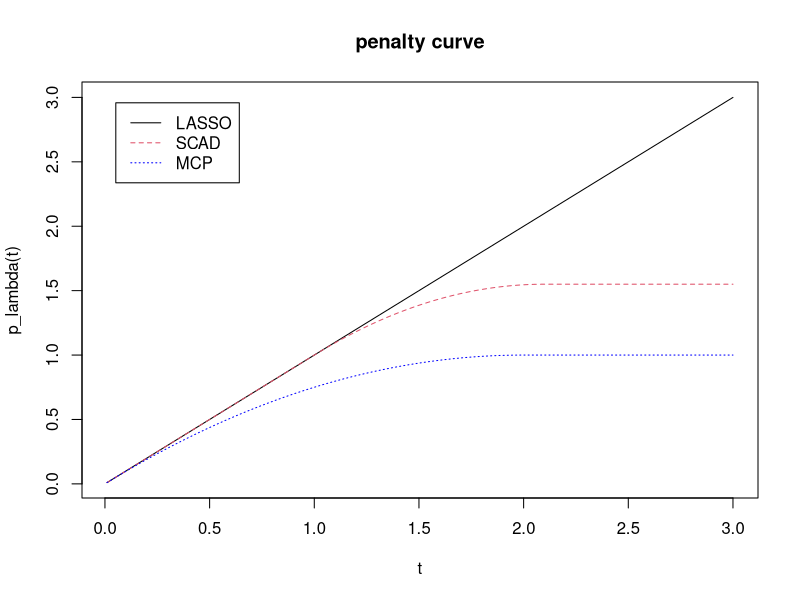
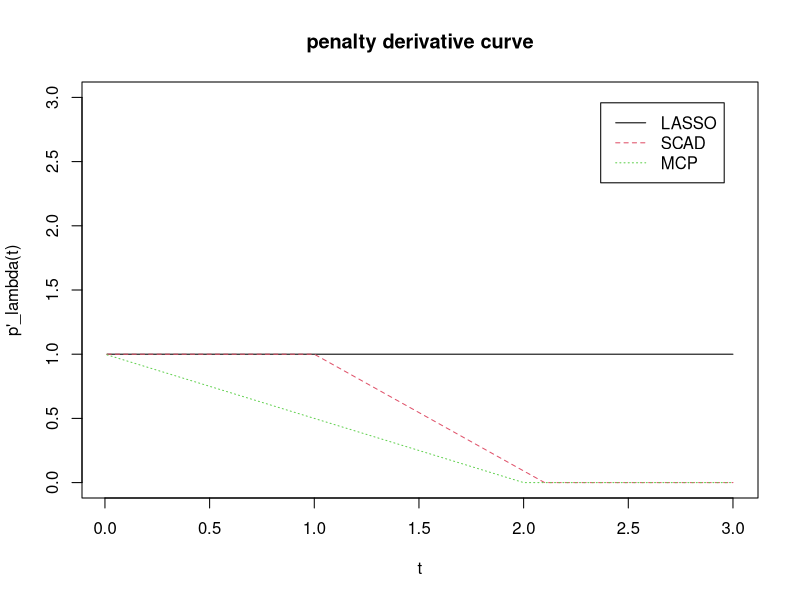
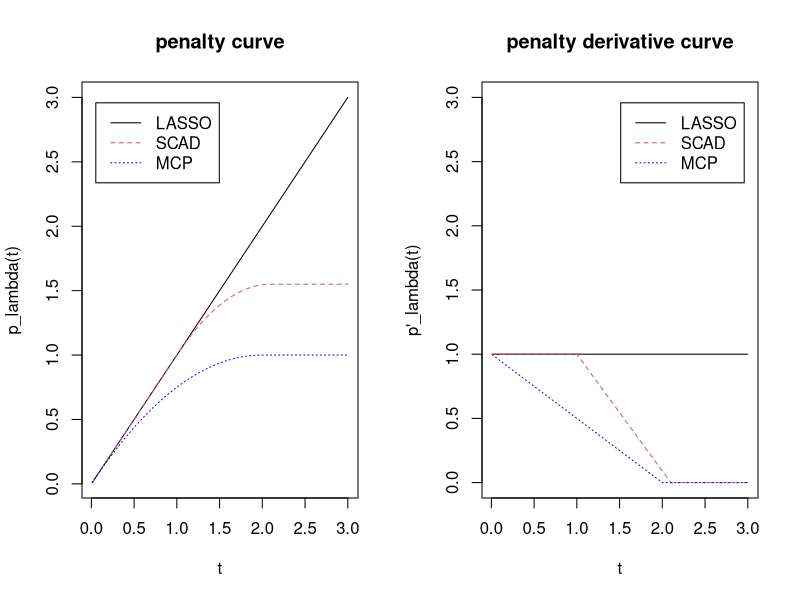
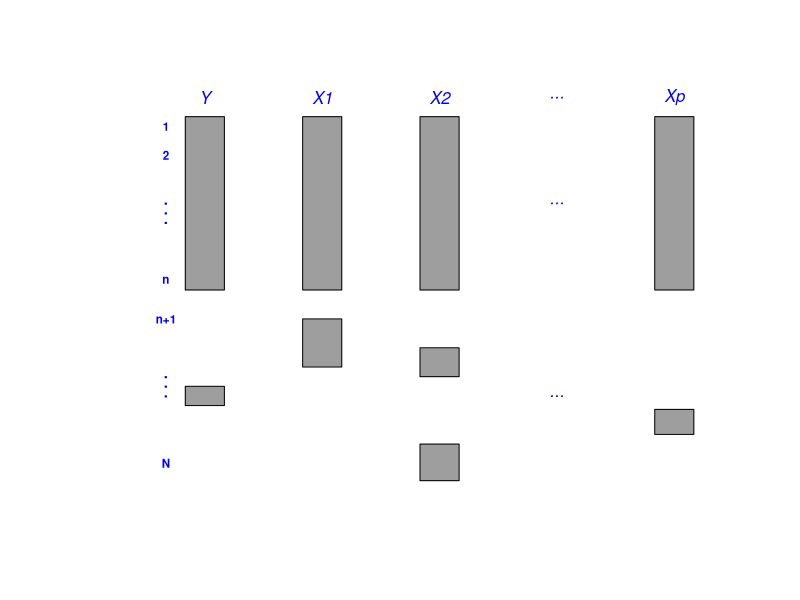
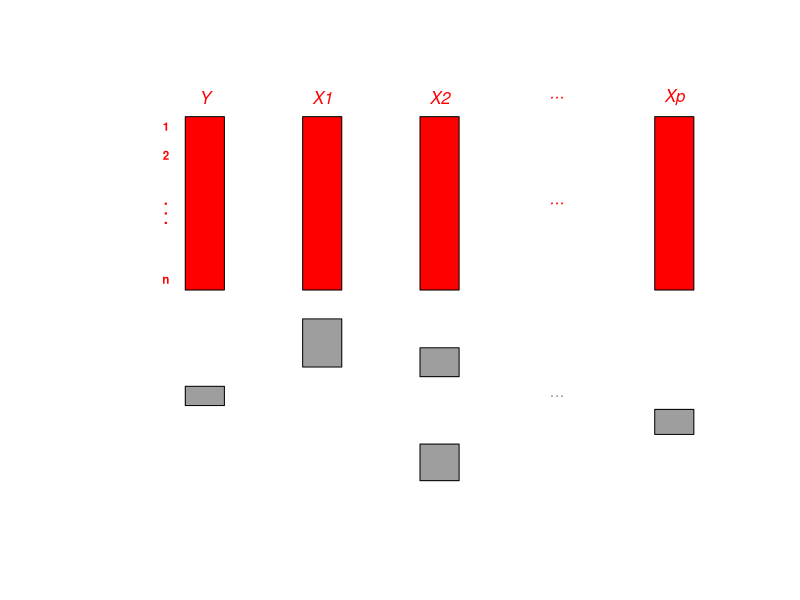

R code for these plots, in order:
#penalty plot

###################
#make penalty plot
##################

#lasso penalty
plasso_fun <- function(x,lambda){
  x <- abs(x)
  res <- lambda*x
  return(res)
}

#SCAD penalty
pSCAD_fun <- function(x,lambda,a){
  x <- abs(x)
  y <- numeric(length(x))
  for(i in 1:length(x)){
    if (x[i] <= lambda){
      y[i] <- lambda*x[i]
    }else if(lambda<x[i] & x[i]<=a*lambda){
     y[i] <- -(x[i]^2-2*a*lambda*x[i]+lambda^2)/(2*(a-1))
    }else{
      y[i] <- (a+1)*lambda^2/2
    }
  }
  return(y)
}

pMCP_fun <- function(x,lambda,a){
  x <- abs(x)
  y <- numeric(length(x))
  for(i in 1:length(x)){
    if (x[i] <= a*lambda){
      y[i] <- lambda*x[i] - x[i]^2/(2*a)
    }else{
      y[i] <- 0.5*a*lambda^2
    }
  }
  return(y)
}
#make plot
x <- seq(0.01,3,by=0.01)
lambda <- 1
a_SCAD <- 2.1
a_MCP <- 2

y_lasso <- plasso_fun(x,lambda)
y_SCAD <- pSCAD_fun(x,lambda,a_SCAD)
y_MCP <- pMCP_fun(x,lambda,a_MCP)

###filename1 = "./plot/penalty_curve.pdf"
pdf("penalty.pdf")
plot(x,y_lasso,type = "l",col=1,lty=1,
     main = "penalty curve",xlab = "t",ylab="p_lambda(t)")
lines(x,y_SCAD,col=2,lty=2)
lines(x,y_MCP,col="blue",lty=3)
legend("topleft",c("LASSO","SCAD","MCP"),inset=.05,
       lty=c(1,2,3), # gives the legend appropriate symbols (lines)
       col=c(1,2,"blue")) # gives the legend lines the correct color and width
dev.off()


###################
#make penalty derivative plot
##################

#lasso penalty
plasso_dev_fun <- function(x,lambda){
  res <- rep(lambda,length(x))
  return(res)
}

# define a positve function
positive_fun <- function(x){
  len = length(x)
  res <- numeric(len)
  for(i in 1:len){
    if (x[i]>0) res[i] <- x[i]
    else res[i] <- 0
  }
  return(res)
}

#SCAD penalty
pSCAD_dev_fun <- function(x,lambda,a){
  x <- abs(x)
  y <- numeric(length(x))
  for(i in 1:length(x)){
    if (x[i] <= lambda){
      y[i] <- lambda
    }else{
      num1 <- (a*lambda-x[i])
      y[i] <- positive_fun(num1)/(a-1)
    }
  }
  return(y)
}

pMCP_dev_fun <- function(x,lambda,a){
  x <- abs(x)
  y <- numeric(length(x))
  for(i in 1:length(x)){
    pos1 <- lambda - x[i]/a
    y[i] <- positive_fun(pos1)
  }
  return(y)
}
#make plot
x <- seq(0.01,3,by=0.01)
lambda_dev <- 1
a_SCAD_dev <- 2.1
a_MCP_dev <- 2

y_lasso_dev <- plasso_dev_fun(x,lambda_dev)
y_SCAD_dev <- pSCAD_dev_fun(x,lambda_dev,a_SCAD_dev)
y_MCP_dev <- pMCP_dev_fun(x,lambda_dev,a_MCP_dev)

###filename1 = "./plot/penalty_derivative_curve.png"
###png(filename=filename1,units="in", width=11, height=8.5, res=300)
pdf("derivative.pdf")
plot(x,y_lasso_dev,type = "l",col=1,lty=1,
     main = "penalty derivative curve",xlab = "t",ylab="p'_lambda(t)",ylim = c(0,3))
lines(x,y_SCAD_dev,col=2,lty=2)
lines(x,y_MCP_dev,col=3,lty=3)
legend("topright",c("LASSO","SCAD","MCP"),inset=.05,
       lty=c(1,2,3), # gives the legend appropriate symbols (lines)
       col=c(1,2,3)) # gives the legend lines the correct color and width
dev.off()


pdf("together.pdf")
par(mfrow=c(1,2))
plot(x,y_lasso,type = "l",col=1,lty=1,
     main = "penalty curve",xlab = "t",ylab="p_lambda(t)")
lines(x,y_SCAD,col=2,lty=2)
lines(x,y_MCP,col="blue",lty=3)
legend("topleft",c("LASSO","SCAD","MCP"),inset=.05,
       lty=c(1,2,3), # gives the legend appropriate symbols (lines)
       col=c(1,2,"blue")) # gives the legend lines the correct color and width
###
plot(x,y_lasso_dev,type = "l",col=1,lty=1,
     main = "penalty derivative curve",xlab = "t",ylab="p'_lambda(t)",ylim = c(0,3))
lines(x,y_SCAD_dev,col=2,lty=2)
lines(x,y_MCP_dev,col="blue",lty=3)
legend("topright",c("LASSO","SCAD","MCP"),inset=.05,
       lty=c(1,2,3), # gives the legend appropriate symbols (lines)
       col=c(1,2,"blue")) # gives the legend lines the correct color and width
dev.off()

###################
#make missing data plot
##################
# require(lattice)
# if(!require("latticeExtra")){
#   install.packages("latticeExtra")
#   require("latticeExtra")
# }
# 
# if(!require("VIM")){
#   install.packages("VIM")
#   install.packages("lme4")
#   require("VIM")
# }
# 
# if(!require("VIMGUI")){
#   install.packages("VIMGUI")
#   require("VIMGUI")
# }
# 
# vmGUImenu()
# aggr()
# matrixplot()

###################
#bar with missing
##################

###filename1 = "./plot/bar_with_missing.png"
###png(filename=filename1,units="in", width=11, height=8.5, res=300)

pdf("datastructure.pdf")
plot(x=0,y=0,xlim=c(0,1.6),ylim=c(0,20),xaxt="n",yaxt="n",axes=F,xlab="",ylab="",type="n")

rect(0.2,10,0.3,19,col=16)
rect(0.5,10,0.6,19,col=16)
rect(0.8,10,0.9,19,col=16)
#rect(1.1,10,1.2,19,col=16)
rect(1.4,10,1.5,19,col=16)

rect(0.2,4,0.3,5,col=16)
rect(0.5,6,0.6,8.5,col=16)
rect(0.8,0.1,0.9,2,col=16)
rect(0.8,5.5,0.9,7,col=16)
#rect(1.1,7,1.2,1,col=16)
rect(1.4,2.5,1.5,3.8,col=16)

text(0.25,20,"Y",col="blue",cex=1,font=3)
text(0.55,20,"X1",col="blue",cex=1,font=3)
text(0.85,20,"X2",col="blue",cex=1,font=3)
text(1.15,20,"...",col="blue",cex=1,font=3)
text(1.45,20,"Xp",col="blue",cex=1,font=3)

text(1.15,14.5,"...",col="blue",cex=1,font=3)
text(1.15,4.5,"...",col="blue",cex=1,font=3)

text(0.15,18.5,"1",col="blue",cex=0.7,font=2)
text(0.15,17,"2",col="blue",cex=0.7,font=2)
text(0.15,14.5,".",col="blue",cex=0.9,font=2)
text(0.15,14,".",col="blue",cex=0.9,font=2)
text(0.15,13.5,".",col="blue",cex=0.9,font=2)
text(0.15,10.5,"n",col="blue",cex=0.7,font=2)

text(0.15,8.5,"n+1",col="blue",cex=0.7,font=2)
text(0.15,5.5,".",col="blue",cex=0.9,font=2)
text(0.15,5,".",col="blue",cex=0.9,font=2)
text(0.15,4.5,".",col="blue",cex=0.9,font=2)
text(0.15,1,"N",col="blue",cex=0.7,font=2)

dev.off()

###################
#bar without missing
##################
###filename1 = "./plot/bar_without_missing.png"
###png(filename=filename1,units="in", width=11, height=8.5, res=300)
pdf("datause.pdf")
plot(x=0,y=0,xlim=c(0,1.6),ylim=c(0,20),xaxt="n",yaxt="n",axes=F,xlab="",ylab="",type="n")

rect(0.2,10,0.3,19,col="red")
rect(0.5,10,0.6,19,col="red")
rect(0.8,10,0.9,19,col="red")
#rect(1.1,10,1.2,19,col=16)
rect(1.4,10,1.5,19,col="red")

rect(0.2,4,0.3,5,col=16)
rect(0.5,6,0.6,8.5,col=16)
rect(0.8,0.1,0.9,2,col=16)
rect(0.8,5.5,0.9,7,col=16)
#rect(1.1,7,1.2,1,col=16)
rect(1.4,2.5,1.5,3.8,col=16)

text(0.25,20,"Y",col="red",cex=1,font=3)
text(0.55,20,"X1",col="red",cex=1,font=3)
text(0.85,20,"X2",col="red",cex=1,font=3)
text(1.15,20,"...",col="red",cex=1,font=3)
text(1.45,20,"Xp",col="red",cex=1,font=3)

text(1.15,14.5,"...",col="red",cex=1,font=3)
text(1.15,4.5,"...",col=16,cex=1,font=3)

text(0.15,18.5,"1",col="red",cex=0.7,font=2)
text(0.15,17,"2",col="red",cex=0.7,font=2)
text(0.15,14.5,".",col="red",cex=0.9,font=2)
text(0.15,14,".",col="red",cex=0.9,font=2)
text(0.15,13.5,".",col="red",cex=0.9,font=2)
text(0.15,10.5,"n",col="red",cex=0.7,font=2)

dev.off()










